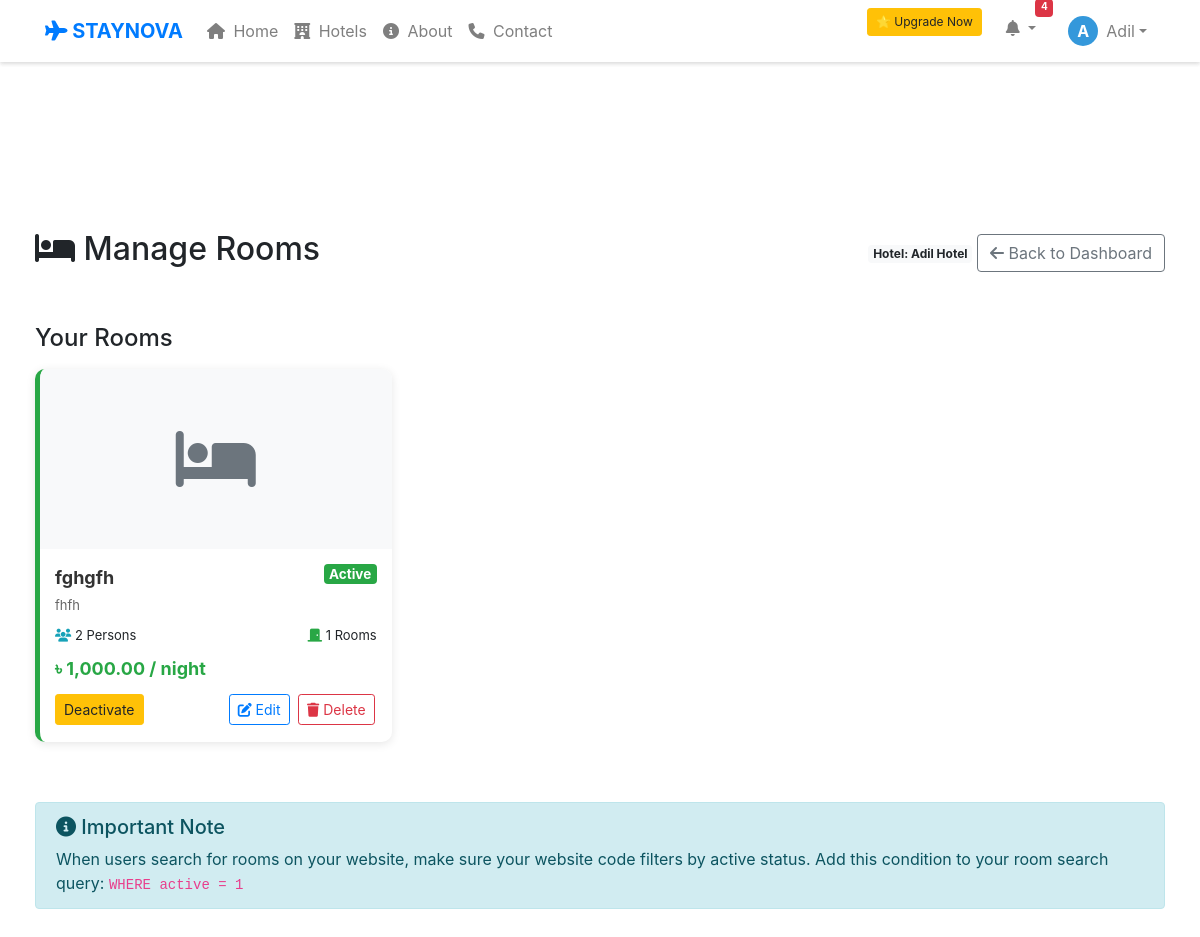
/owner/manage_rooms.php (signed in), run on an earlier commit of the app's database.
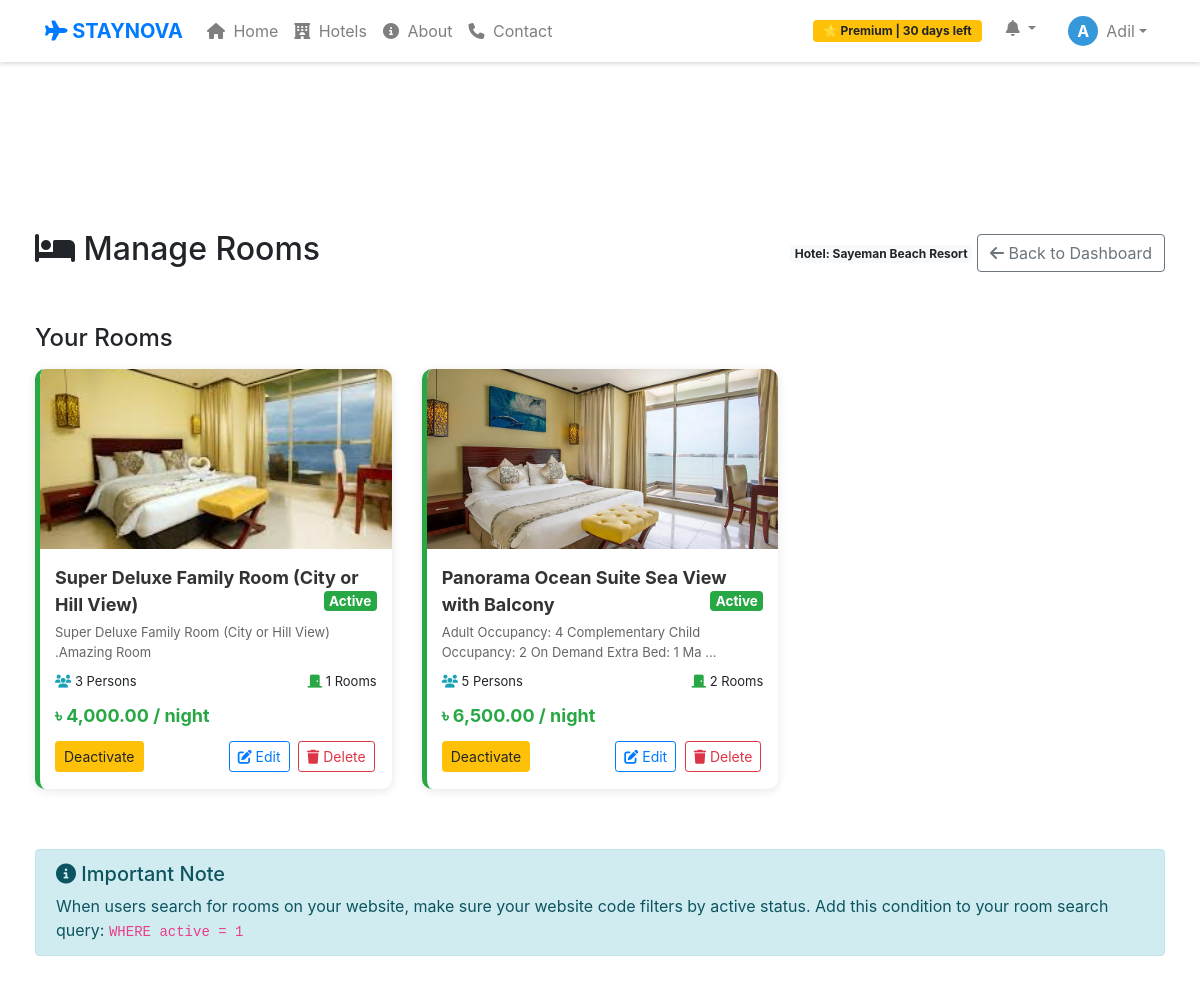
And on a later commit of the database.
### tables this page shows
CREATE TABLE `hotels` (
  `id` int(11) NOT NULL,
  `hotel_name` varchar(200) DEFAULT NULL,
  `title` varchar(200) DEFAULT NULL,
  `location` varchar(200) DEFAULT NULL,
  `price` int(11) DEFAULT NULL,
  `description` text DEFAULT NULL,
  `image` varchar(255) DEFAULT NULL,
  `status` enum('pending','approved','off','rejected') DEFAULT 'pending',
  `created_at` timestamp NOT NULL DEFAULT current_timestamp(),
  `owner_id` int(11) DEFAULT NULL,
  `rooms` int(11) DEFAULT 1,
  `capacity` int(11) DEFAULT 2,
  `booked_dates` text DEFAULT '[]',
  `capacity_per_room` int(11) DEFAULT 2,
  `total_rooms` int(11) DEFAULT 1
);

CREATE TABLE `rooms` (
  `id` int(11) NOT NULL,
  `hotel_id` int(11) NOT NULL,
  `room_title` varchar(200) NOT NULL,
  `description` text DEFAULT NULL,
  `capacity` int(11) DEFAULT 2,
  `room_count` int(11) DEFAULT 1,
  `price_per_night` decimal(10,2) NOT NULL,
  `created_at` timestamp NOT NULL DEFAULT current_timestamp(),
  `is_active` tinyint(1) DEFAULT 1,
  `active` tinyint(1) DEFAULT 1
);

### owner/manage_rooms.php (the view, shortened to what this page needs)
<?php
include "../db_connect.php";
$owner_id = $_SESSION['user_id'];
$hotel_sql = "SELECT id, hotel_name FROM hotels WHERE owner_id='$owner_id' LIMIT 1";
$hotel_result = mysqli_query($conn, $hotel_sql);
$hotel = mysqli_fetch_assoc($hotel_result);
$hotel_id = $hotel['id'];
$rooms_sql = "SELECT r.*,
              (SELECT image_url FROM room_images WHERE room_id = r.id LIMIT 1) as primary_image
              FROM rooms r
              WHERE r.hotel_id='$hotel_id'
              ORDER BY r.id DESC";
$rooms_result = mysqli_query($conn, $rooms_sql);
include "../header.php";
?>
<!DOCTYPE html>
<html>
<head>
    <link rel="stylesheet" href="https://cdnjs.cloudflare.com/ajax/libs/font-awesome/6.4.0/css/all.min.css">
    <link rel="stylesheet" href="https://stackpath.bootstrapcdn.com/bootstrap/4.5.2/css/bootstrap.min.css">
</head>
<body>
<?php include "../header.php"; ?>
<div class="main-content">
    <div class="container-fluid">
        <div class="d-flex justify-content-between align-items-center mb-4">
            <h2><i class="fas fa-bed"></i> Manage Rooms</h2>
            <div>
                <span class="badge badge-light">Hotel: <?php echo $hotel['hotel_name']; ?></span>
                <a href="dashboard.php" class="btn btn-outline-secondary">
                    <i class="fas fa-arrow-left"></i> Back to Dashboard
                </a>
            </div>
        </div>
        <h4 class="mt-5 mb-3">Your Rooms</h4>
        <div class="row">
            <?php if(mysqli_num_rows($rooms_result) > 0): ?>
                <?php while($room = mysqli_fetch_assoc($rooms_result)):
                    $is_active = 0;
                    if (isset($room['active'])) {
                        $is_active = $room['active'];
                    } elseif (isset($room['is_active'])) {
                        $is_active = $room['is_active'];
                    }
                    $card_class = $is_active ? 'room-card' : 'room-card inactive';
                ?>
                    <div class="col-md-4 mb-3">
                        <div class="<?php echo $card_class; ?>">
                            <div class="room-image-container">
                                <?php if(!empty($room['primary_image'])): ?>
                                    <img src="../uploads/rooms/<?php echo $room['primary_image']; ?>"
                                         class="room-image" alt="<?php echo $room['room_title']; ?>"
                                         onerror="this.onerror=null; this.src='../assets/img/default-room.jpg'; this.style.padding='40px';">
                                <?php else: ?>
                                    <i class="fas fa-bed fa-4x text-muted"></i>
                                <?php endif; ?>
                            </div>
                            <div class="room-details">
                                <div class="room-title">
                                    <?php echo htmlspecialchars($room['room_title']); ?>
                                    <span class="badge <?php echo $is_active ? 'badge-success' : 'badge-danger'; ?> float-right">
                                        <?php echo $is_active ? 'Active' : 'Inactive'; ?>
                                    </span>
                                </div>
                                <?php if(!empty($room['description'])): ?>
                                    <div class="room-description">
                                        <?php echo htmlspecialchars(substr($room['description'], 0, 80)); ?>
                                        <?php if(strlen($room['description']) > 80): ?>...<?php endif; ?>
                                    </div>
                                <?php endif; ?>
                                <div class="room-info">
                                    <span>
                                        <i class="fas fa-users text-info"></i>
                                        <?php echo $room['capacity']; ?> Persons
                                    </span>
                                    <span>
                                        <i class="fas fa-door-closed text-success"></i>
                                        <?php echo $room['room_count']; ?> Rooms
                                    </span>
                                </div>
                                <div class="room-price">
                                    ৳ <?php echo number_format($room['price_per_night'], 2); ?> / night
                                </div>
                                <div class="action-bar">
                                    <a href="?toggle_active=1&room_id=<?php echo $room['id']; ?>"
                                       class="btn btn-sm <?php echo $is_active ? 'btn-warning' : 'btn-success'; ?>"
                                       onclick="return confirm('<?php echo $is_active ? "Deactivate" : "Activate"; ?> this room?')">
                                        <?php echo $is_active ? 'Deactivate' : 'Activate'; ?>
                                    </a>
                                    <div>
                                        <a href="edit_room.php?id=<?php echo $room['id']; ?>"
                                           class="btn btn-sm btn-outline-primary btn-action">
                                           <i class="fas fa-edit"></i> Edit
                                        </a>
                                        <a href="?delete_room=<?php echo $room['id']; ?>"
                                           class="btn btn-sm btn-outline-danger btn-action"
                                           onclick="return confirm('Delete this room? This action cannot be undone.')">
                                           <i class="fas fa-trash"></i> Delete
                                        </a>
                                    </div>
                                </div>
                            </div>
                        </div>
                    </div>
                <?php endwhile; ?>
            <?php endif; ?>
        </div>
        <div class="alert alert-info mt-4">
            <h5><i class="fas fa-info-circle"></i> Important Note</h5>
            <p class="mb-0">
                When users search for rooms on your website, make sure your website code filters by active status.
                Add this condition to your room search query: <code>WHERE active = 1</code>
            </p>
        </div>
    </div>
</div>
</body>
</html>

### header.php (shortened to what this page needs)
<?php
include_once "db_connect.php";
$is_premium = false;
$remaining_days = 0;
if (isset($_SESSION['user_id']) && $_SESSION['role'] === 'owner') {
    $owner_id = $_SESSION['user_id'];
    $sub_q = mysqli_query($conn, "
        SELECT end_date, DATEDIFF(end_date, CURDATE()) AS remaining_days
        FROM owner_subscriptions
        WHERE owner_id='$owner_id'
        AND status='approved'
        ORDER BY id DESC
        LIMIT 1
    ");
    if ($sub_q && mysqli_num_rows($sub_q) > 0) {
        $sub = mysqli_fetch_assoc($sub_q);
        $remaining_days = (int) $sub['remaining_days'];
        if ($remaining_days > 0) {
            $is_premium = true;
        }
    }
}
$unread_count = 0;
if (isset($_SESSION['user_id'], $_SESSION['role'])) {
    $uid = $_SESSION['user_id'];
    $role = $_SESSION['role'];
    $count_sql = "SELECT COUNT(*) as total FROM notifications
                  WHERE receiver_id = '$uid'
                  AND receiver_role = '$role'
                  AND status = 'unread'";
    $count_result = mysqli_query($conn, $count_sql);
    if ($count_result && mysqli_num_rows($count_result) > 0) {
        $count_data = mysqli_fetch_assoc($count_result);
        $unread_count = (int)$count_data['total'];
    }
}
?>
<link rel="stylesheet" href="https://stackpath.bootstrapcdn.com/bootstrap/4.5.2/css/bootstrap.min.css">
<link rel="stylesheet" href="https://cdnjs.cloudflare.com/ajax/libs/font-awesome/6.4.0/css/all.min.css">
<nav class="navbar navbar-expand-lg navbar-light bg-white shadow-sm fixed-top">
    <div class="container">
        <a class="navbar-brand font-weight-bold text-primary" href="/hotel_booking/index.php">
            <i class="fa-solid fa-plane"></i> STAYNOVA
        </a>
        <div class="collapse navbar-collapse" id="navbarNav">
            <ul class="navbar-nav mr-auto">
                <li class="nav-item">
                    <a class="nav-link active" href="/hotel_booking/index.php">
                        <i class="fas fa-home mr-1"></i> Home
                    </a>
                </li>
                <li class="nav-item">
                    <a class="nav-link" href="/hotel_booking/hotel/hotel_list.php">
                        <i class="fas fa-hotel mr-1"></i> Hotels
                    </a>
                </li>
                <li class="nav-item">
                    <a class="nav-link" href="/hotel_booking/about.php">
                        <i class="fas fa-info-circle mr-1"></i> About
                    </a>
                </li>
                <li class="nav-item">
                    <a class="nav-link" href="/hotel_booking/contact.php">
                        <i class="fas fa-phone mr-1"></i> Contact
                    </a>
                </li>
            </ul>
            <ul class="navbar-nav ml-auto">
                <?php if (isset($_SESSION['user_id'])): ?>
                    <?php if ($_SESSION['role'] === 'owner' && $is_premium): ?>
                        <li class="nav-item d-flex align-items-center mr-3">
                            <span class="badge badge-warning" style="font-size: 12px; padding: 5px 10px;">
                                ⭐ Premium | <?= $remaining_days ?> days left
                            </span>
                        </li>
                    <?php endif; ?>
                    <?php if ($_SESSION['role'] === 'owner' && !$is_premium): ?>
                        <li class="nav-item mr-3">
                            <a href="/hotel_booking/owner/subscription.php" class="btn btn-warning btn-sm" style="font-size: 12px;">
                                ⭐ Upgrade Now
                            </a>
                        </li>
                    <?php endif; ?>
                    <li class="nav-item dropdown mr-3">
                        <a class="nav-link dropdown-toggle position-relative" href="#" data-toggle="dropdown">
                            <i class="fas fa-bell"></i>
                            <?php if ($unread_count > 0): ?>
                                <span class="badge badge-danger"
                                      style="position: absolute; top: 0; right: 0; transform: translate(50%, -50%);
                                             font-size: 10px; padding: 2px 5px; min-width: 18px; height: 18px;">
                                    <?php echo $unread_count; ?>
                                </span>
                            <?php endif; ?>
                        </a>
                    </li>
                    <li class="nav-item dropdown">
                        <a class="nav-link dropdown-toggle d-flex align-items-center" href="#" id="userDropdown"
                            role="button" data-toggle="dropdown">
                            <div class="mr-2" style="width: 30px; height: 30px; background: #3498db;
                                  border-radius: 50%; display: flex; align-items: center; justify-content: center;
                                  color: white; font-weight: bold;">
                                <?php echo strtoupper(substr($_SESSION['name'], 0, 1)); ?>
                            </div>
                            <span><?php echo htmlspecialchars($_SESSION['name']); ?></span>
                        </a>
                    </li>
                <?php endif; ?>
            </ul>
        </div>
    </div>
</nav>
<div style="height: 70px;"></div>

### owner/manage_rooms.php (style rules this page uses)
body { background: #f5f5f5; }
.main-content { padding: 20px; margin-top: 70px; }
.room-card { background: white; border-radius: 10px; box-shadow: 0 2px 10px rgba(0,0,0,0.1); margin-bottom: 20px; overflow: hidden; border-left: 5px solid #28a745; }
.room-image-container { height: 180px; background: #f8f9fa; overflow: hidden; display: flex; align-items: center; justify-content: center; }
.room-image { width: 100%; height: 100%; object-fit: cover; }
.room-details { padding: 15px; }
.room-title { font-size: 18px; font-weight: bold; margin-bottom: 5px; color: #333; }
.room-description { color: #666; font-size: 13px; margin-bottom: 10px; max-height: 40px; overflow: hidden; }
.room-info { display: flex; justify-content: space-between; margin-bottom: 10px; font-size: 13px; }
.room-price { color: #28a745; font-size: 18px; font-weight: bold; margin-bottom: 10px; }
.action-bar { display: flex; justify-content: space-between; align-items: center; margin-top: 10px; }
.btn-action { padding: 5px 10px; font-size: 12px; margin: 2px; }

What changed in the data, as far as the page shows it:
removed rooms: room_title "fghgfh", active "Active", description "fhfh", capacity "2", room_count "1", price_per_night "1,000.00"
changed hotels: hotel_name "Adil Hotel" → "Sayeman Beach Resort"
added rooms: shows a picture, room_title "Super Deluxe Family Room (City or Hill View)", active "Active", description "Super Deluxe Family Room (City or Hill View) .Amazing Room", capacity "3", room_count "1", price_per_night "4,000.00"
added rooms: shows a picture, room_title "Panorama Ocean Suite Sea View with Balcony", active "Active", description "Adult Occupancy: 4 Complementary Child Occupancy: 2 On Demand Extra Bed: 1 Ma", capacity "5", room_count "2", price_per_night "6,500.00"
Also different on the page:
$remaining_days: (not shown) → "30"
$unread_count: "4" → (not shown)
text no longer shown: "⭐ Upgrade Now"
text now shown: "⭐ Premium | days left"
